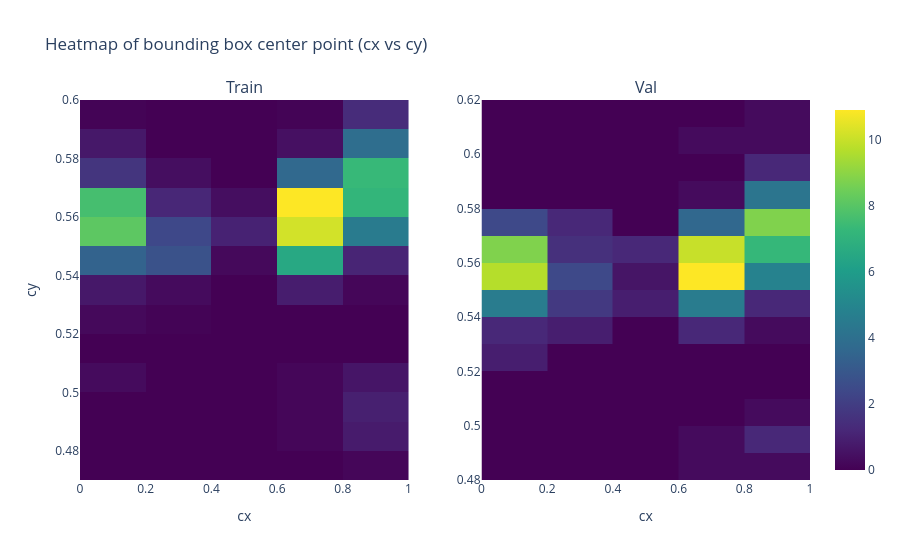

The code cell stored with this chart in its notebook:
### Code cell
fig = make_subplots(rows=1, cols=2, subplot_titles=["Train", "Val"])

for i, split in enumerate(["train", "valid"], 1):
    fig.add_trace(go.Histogram2d(
        x=split_data[split]["cx"],
        y=split_data[split]["cy"],
        colorscale="Viridis",
        histnorm="percent",
        showscale=(i == 2),
        name=split
    ), row=1, col=i)

fig.update_layout(title="Heatmap of bounding box center point (cx vs cy)")
fig.update_xaxes(title_text="cx")
fig.update_yaxes(title_text="cy", col=1)
fig.show()

### Figure 1 — Plotly figure (JSON) as saved in the notebook; plotly's stock layout.template omitted (floating-point values rounded to 4 significant figures; data arrays with more than 128 entries replaced by an {"elided": "..."} marker saying what was removed)
{"data": [{"colorscale": [[0, "#440154"], [0.1111, "#482878"], [0.2222, "#3e4989"], [0.3333, "#31688e"], [0.4444, "#26828e"], [0.5556, "#1f9e89"], [0.6667, "#35b779"], [0.7778, "#6ece58"], [0.8889, "#b5de2b"], [1, "#fde725"]], "histnorm": "percent", "name": "train", "showscale": false, "type": "histogram2d", "x": {"elided": "1169 float values"}, "xaxis": "x", "y": {"elided": "1169 float values"}, "yaxis": "y"}, {"colorscale": [[0, "#440154"], [0.1111, "#482878"], [0.2222, "#3e4989"], [0.3333, "#31688e"], [0.4444, "#26828e"], [0.5556, "#1f9e89"], [0.6667, "#35b779"], [0.7778, "#6ece58"], [0.8889, "#b5de2b"], [1, "#fde725"]], "histnorm": "percent", "name": "valid", "showscale": true, "type": "histogram2d", "x": {"elided": "330 float values"}, "xaxis": "x2", "y": {"elided": "330 float values"}, "yaxis": "y2"}], "layout": {"annotations": [{"font": {"size": 16}, "showarrow": false, "text": "Train", "x": 0.225, "xanchor": "center", "xref": "paper", "y": 1, "yanchor": "bottom", "yref": "paper"}, {"font": {"size": 16}, "showarrow": false, "text": "Val", "x": 0.775, "xanchor": "center", "xref": "paper", "y": 1, "yanchor": "bottom", "yref": "paper"}], "title": {"text": "Heatmap of bounding box center point (cx vs cy)"}, "xaxis": {"anchor": "y", "domain": [0, 0.45], "title": {"text": "cx"}}, "xaxis2": {"anchor": "y2", "domain": [0.55, 1], "title": {"text": "cx"}}, "yaxis": {"anchor": "x", "domain": [0, 1], "title": {"text": "cy"}}, "yaxis2": {"anchor": "x2", "domain": [0, 1]}}}
